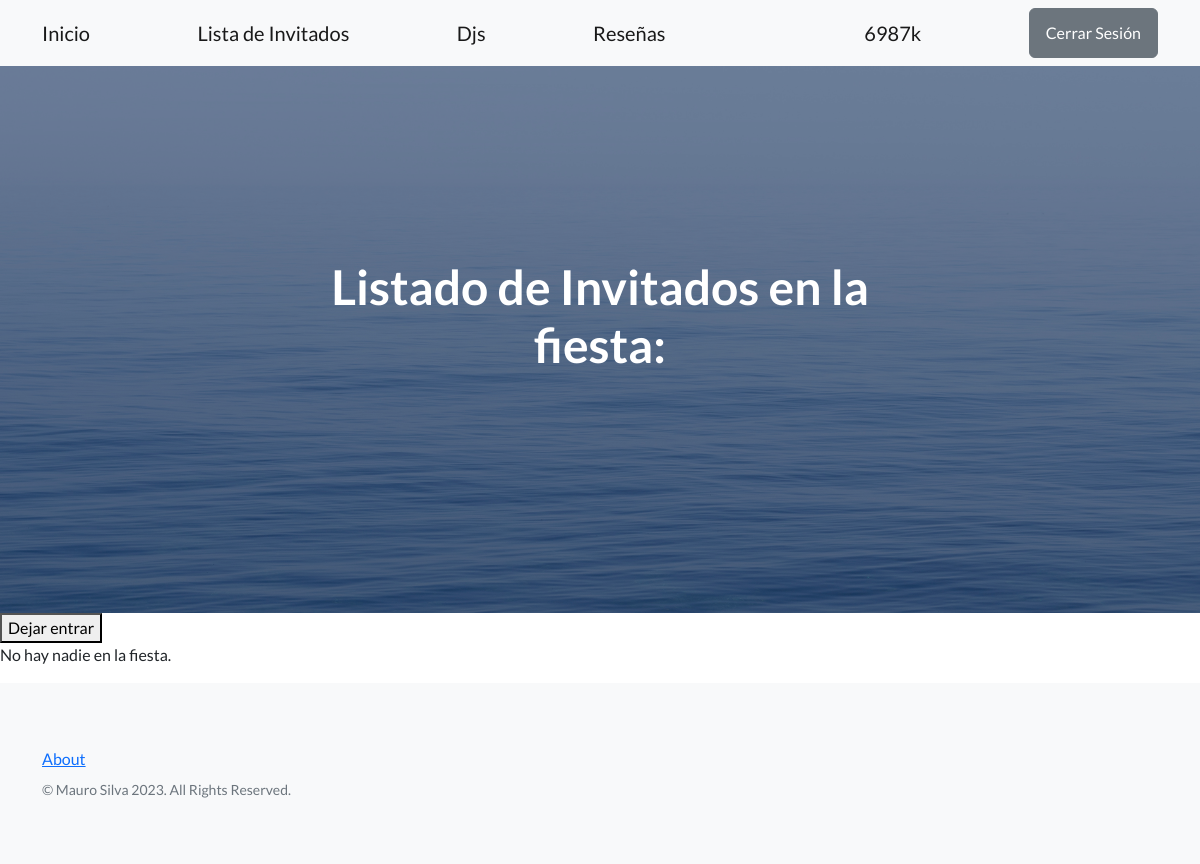
Before: /invitados (signed in) with the older database file.
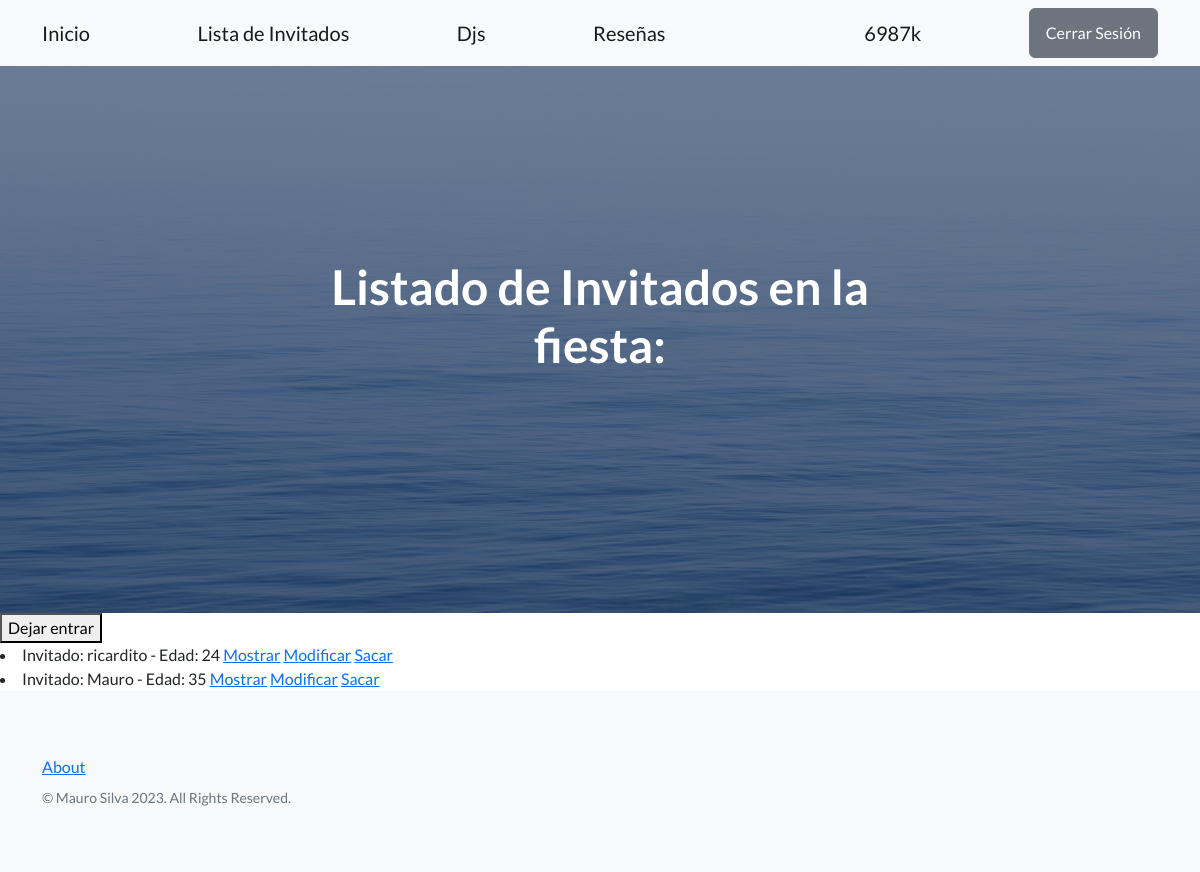
After: the same page with the newer database file.
### inicio/models.py (models this page shows)
class Invitado(models.Model):
    nombre = models.CharField(max_length=20)
    edad = models.IntegerField()
    descripcion = models.TextField(null=True)
    def __str__(self):
        return f'Invitado: {self.nombre} - Edad: {self.edad}'

### inicio/views.py (the view)
# urls.py: path('invitados', views.ListarInvitados.as_view(), name='listar_invitados'),
class ListarInvitados(ListView, ):
    model = Invitado
    template_name = 'inicio/CBV/listar_invitados_CBV.html'
    context_object_name = 'invitados'

### inicio/templates/inicio/CBV/listar_invitados_CBV.html (shortened to what this page needs)
{% extends 'base.html' %}
{% block mensaje_inicio %}
Listado de Invitados en la fiesta:
{% endblock mensaje_inicio %}
{% block contenido %}
<button><a class='navbar-brand' href= {% url 'inicio:dejar_entrar_invitado' %}>Dejar entrar</a></button>
{% if invitados %}
{% for invitado in invitados %}
<li>
    {{invitado}}
    <a href={% url 'inicio:mostrar_invitado' invitado.id %}>Mostrar</a>
    <a href={% url 'inicio:mod_invitado' invitado.id %}>Modificar</a>
    <a href={% url 'inicio:sacar_invitado' invitado.id %}>Sacar</a>
</li>
{% endfor %}
{% else %}
<p>No hay nadie en la fiesta.</p>
{% endif %}
{% endblock contenido %}

Changed rows visible on the page:
added Invitado: nombre+edad "Invitado: ricardito - Edad: 24"
added Invitado: nombre+edad "Invitado: Mauro - Edad: 35"
Other visible differences:
text no longer shown: "No hay nadie en la fiesta."
